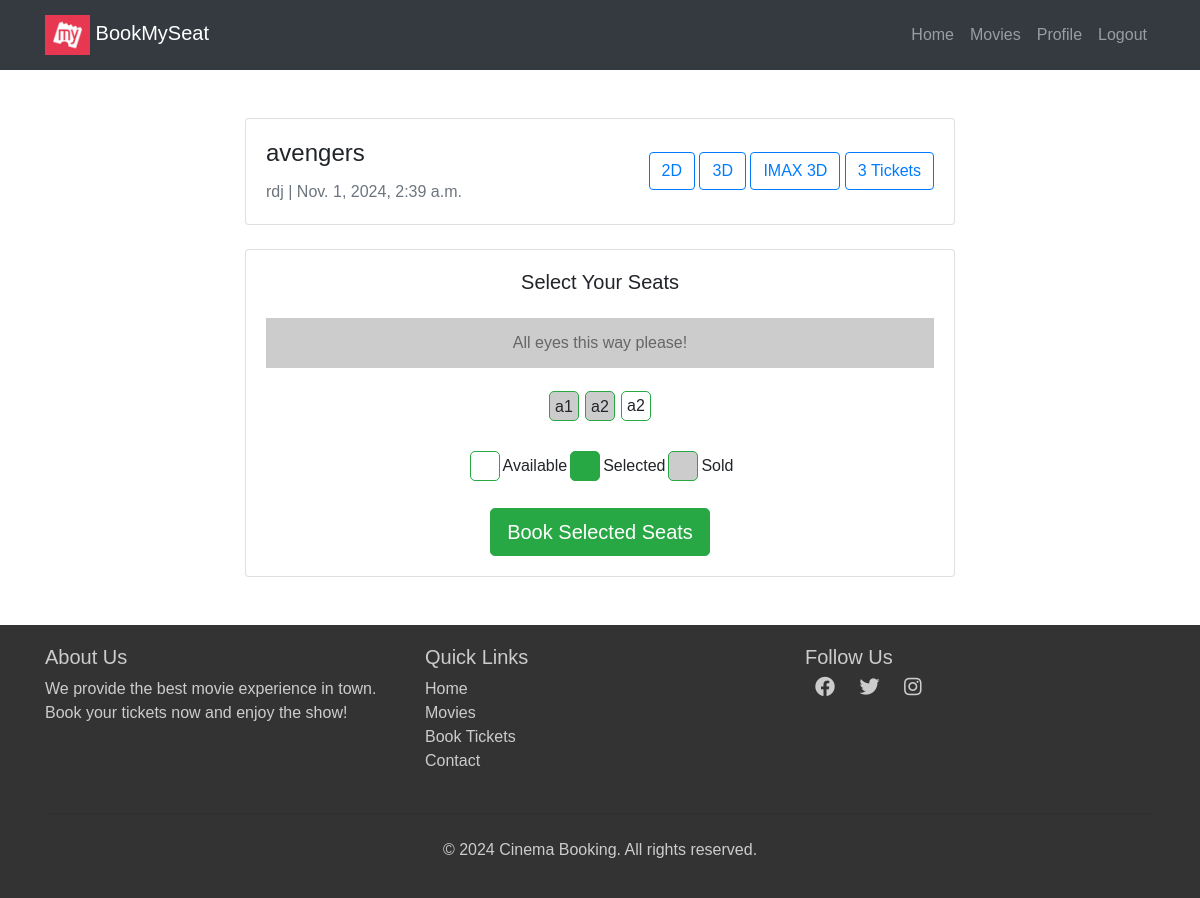
Page /movies/theater/1/seats/book/ (signed in) on the earlier database version.
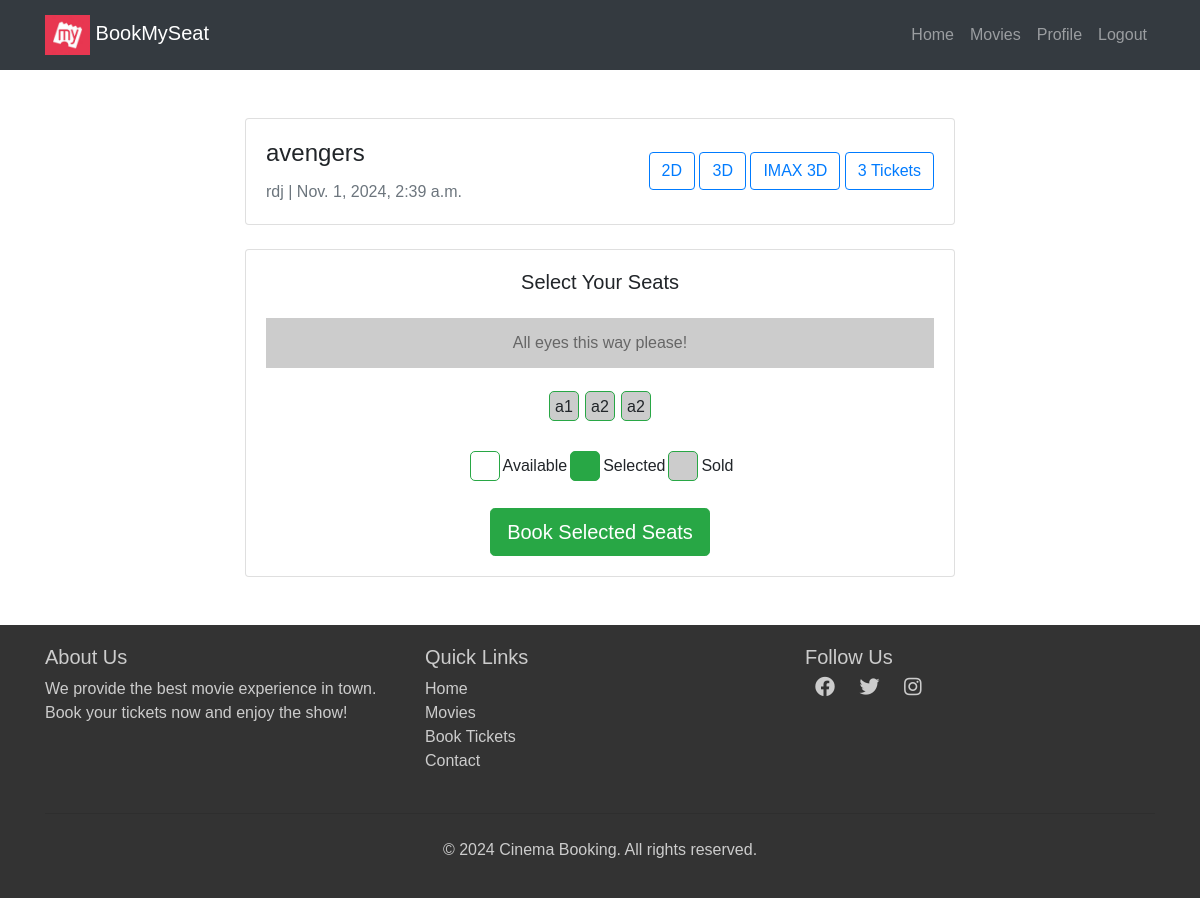
Same page on the later database version.
### movies/models.py (models this page shows, shortened)
class Theater(models.Model):
    name = models.CharField(max_length=255)
    movie = models.ForeignKey(Movie,on_delete=models.CASCADE,related_name='theaters')
    time= models.DateTimeField()

class Movie(models.Model):
    name= models.CharField(max_length=255)
    image= models.ImageField(upload_to="movies/")
    rating = models.DecimalField(max_digits=3,decimal_places=1)
    cast= models.TextField()
    description= models.TextField(blank=True,null=True) # optional

class Seat(models.Model):
    theater = models.ForeignKey(Theater,on_delete=models.CASCADE,related_name='seats')
    seat_number = models.CharField(max_length=10)
    is_booked=models.BooleanField(default=False)

### movies/views.py (the view, shortened to what this page needs)
# urls.py: path('theater/<int:theater_id>/seats/book/',views.book_seats,name='book_seats'),
@login_required(login_url='/login/')
def book_seats(request,theater_id):
    theaters=get_object_or_404(Theater,id=theater_id)
    seats=Seat.objects.filter(theater=theaters)
    return render(request,'movies/seat_selection.html',{'theaters':theaters,"seats":seats})

### templates/movies/seat_selection.html (shortened to what this page needs)
{% extends "users/basic.html" %} {% block content %}
<div class="container mt-5">
  <div class="row">
    <div class="col-lg-8 mx-auto">
      <div class="card mb-4">
        <div class="card-body">
          <div
            class="d-flex justify-content-between align-items-center flex-wrap"
          >
            <div>
              <h4 class="card-title">{{ theaters.movie.name }}</h4>
              <p class="card-text text-muted">
                {{ theaters.name }} | {{ theaters.time }}
              </p>
            </div>
            <div class="mt-2 mt-sm-0">
              <button class="btn btn-outline-primary me-2 mb-2 mb-sm-0">
                2D
              </button>
              <button class="btn btn-outline-primary me-2 mb-2 mb-sm-0">
                3D
              </button>
              <button class="btn btn-outline-primary mb-2 mb-sm-0">
                IMAX 3D
              </button>
              <button class="btn btn-outline-primary mb-2 mb-sm-0">
                {{seats|length}} Tickets
              </button>
            </div>
          </div>
        </div>
      </div>
      <div class="card">
        <div class="card-body">
          <h5 class="card-title text-center mb-4">Select Your Seats</h5>
          <div class="screen">All eyes this way please!</div>
          <form method="POST">
            <div class="d-flex justify-content-center flex-wrap mb-4">
              {% for seat in seats %}
              <div class="seat {% if seat.is_booked %}sold{% endif %}">
                {% if not seat.is_booked %}
                <label
                  for="seat-{{ seat.id }}"
                  class="seat-label"
                  >{{ seat.seat_number }}</label
                >
                {% else %} {{ seat.seat_number }} {% endif %}
              </div>
              {% endfor %}
            </div>
            <div class="d-flex justify-content-center mb-4">
              <div class="d-flex align-items-center me-4">
                <div class="seat" style="background-color: white"></div>
                <span class="ms-2">Available</span>
              </div>
              <div class="d-flex align-items-center me-4">
                <div class="seat selected"></div>
                <span class="ms-2">Selected</span>
              </div>
              <div class="d-flex align-items-center">
                <div class="seat sold"></div>
                <span class="ms-2">Sold</span>
              </div>
            </div>
            <div class="text-center">
              <button type="submit" class="btn btn-success btn-lg">
                Book Selected Seats
              </button>
            </div>
          </form>
        </div>
      </div>
    </div>
  </div>
</div>
{% endblock %}

### templates/users/basic.html (shortened to what this page needs)
<!DOCTYPE html>
<html lang="en">
  <head>
    <link
      href="https://cdn.jsdelivr.net/npm/bootstrap-icons/font/bootstrap-icons.css"
      rel="stylesheet"
    />
    <link
      rel="stylesheet"
      href="https://maxcdn.bootstrapcdn.com/bootstrap/4.0.0/css/bootstrap.min.css"
    />
    <link
      rel="stylesheet"
      href="https://cdnjs.cloudflare.com/ajax/libs/font-awesome/5.15.3/css/all.min.css"
    />
  </head>
  <body>
    <nav class="navbar navbar-expand-lg navbar-dark bg-dark">
      <div class="container">
        <a class="navbar-brand" href="/"
          ><img
            alt="logo"
            height="40"
            width="45"
          />
          BookMySeat</a
        >
        <div class="collapse navbar-collapse" id="navbarNav">
          <ul class="navbar-nav ml-auto">
            {% if user.is_authenticated %}
            <li class="nav-item">
              <a class="nav-link" href="/">Home</a>
            </li>
            <li class="nav-item">
              <a class="nav-link" href="/movies">Movies</a>
            </li>
            <li class="nav-item">
              <a class="nav-link" href="{% url 'profile' %}">Profile</a>
            </li>
            <li class="nav-item">
              <form method="Post" action="{% url 'logout' %}">
                <button
                  type="submit"
                  class="nav-link"
                  style="border: none; background: none"
                >
                  Logout
                </button>
              </form>
            </li>
            {% endif %}
          </ul>
        </div>
      </div>
    </nav>
    <div class="container">{% block content %} {% endblock %}</div>
    <footer class="footer mt-5">
      <div class="container">
        <div class="row">
          <div class="col-md-4 mb-4 mb-md-0">
            <h5>About Us</h5>
            <p>
              We provide the best movie experience in town. Book your tickets
              now and enjoy the show!
            </p>
          </div>
          <div class="col-md-4 mb-4 mb-md-0">
            <h5>Quick Links</h5>
            <ul class="list-unstyled">
              <li><a href="#">Home</a></li>
              <li><a href="#">Movies</a></li>
              <li><a href="#">Book Tickets</a></li>
              <li><a href="#">Contact</a></li>
            </ul>
          </div>
          <div class="col-md-4">
            <h5>Follow Us</h5>
            <div class="social-icons">
              <a href="#"><i class="fab fa-facebook"></i></a>
              <a href="#"><i class="fab fa-twitter"></i></a>
              <a href="#"><i class="fab fa-instagram"></i></a>
            </div>
          </div>
        </div>
        <hr class="mt-4 mb-4" />
        <div class="text-center">
          <p>&copy; 2024 Cinema Booking. All rights reserved.</p>
        </div>
      </div>
    </footer>
  </body>
</html>

### templates/users/basic.html (style rules this page uses)
body { font-family: Arial, sans-serif; }
.navbar { background-color: #fff; padding: 10px 20px; }
.navbar-brand img { height: 40px; }
.navbar-nav .nav-link { color: #000; }
.footer { background-color: #343a40; color: #f8f9fa; padding: 20px 0; }
.footer a { color: #f8f9fa; text-decoration: none; }
.footer .social-icons i { font-size: 24px; margin: 0 10px; transition: color 0.3s; }

### templates/movies/seat_selection.html (style rules this page uses)
body { font-family: Arial, sans-serif; }
.seat { position: relative; width: 30px; height: 30px; border: 1px solid #28a745; margin: 3px; text-align: center; line-height: 30px; cursor: pointer; border-radius: 5px; transition: background-color 0.3s, color 0.3s; }
.seat.selected { background-color: #28a745; color: white; }
.seat.sold { background-color: #ccc; cursor: not-allowed; }
.screen { margin: 20px 0; background-color: #ccc; height: 50px; text-align: center; line-height: 50px; color: #666; }
.footer { background-color: #333; color: #ccc; padding: 20px 0; }
.footer a { color: #ccc; text-decoration: none; }
.footer .social-icons i { font-size: 20px; margin: 0 10px; }

Differences in the rows shown:
changed Seat (number 3 of 3 on the later page): is_booked False → True (drawn)
